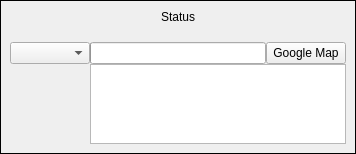
        <widget class="QFrame" name="waybillStatusMainFrame_2">
         <property name="frameShape">
          <enum>QFrame::Box</enum>
         </property>
         <property name="frameShadow">
          <enum>QFrame::Plain</enum>
         </property>
         <layout class="QGridLayout" name="gridLayout_21">
          <property name="leftMargin">
           <number>0</number>
          </property>
          <property name="topMargin">
           <number>0</number>
          </property>
          <property name="rightMargin">
           <number>0</number>
          </property>
          <property name="bottomMargin">
           <number>0</number>
          </property>
          <property name="spacing">
           <number>0</number>
          </property>
          <item row="0" column="0" colspan="2">
           <widget class="QLabel" name="waybillStatusMainLabel_2">
            <property name="sizePolicy">
             <sizepolicy hsizetype="Preferred" vsizetype="Preferred">
              <horstretch>0</horstretch>
              <verstretch>0</verstretch>
             </sizepolicy>
            </property>
            <property name="minimumSize">
             <size>
              <width>0</width>
              <height>32</height>
             </size>
            </property>
            <property name="text">
             <string>Status</string>
            </property>
            <property name="alignment">
             <set>Qt::AlignCenter</set>
            </property>
           </widget>
          </item>
          <item row="1" column="0" colspan="2">
           <widget class="QWidget" name="waybillStatusWidget_2" native="true">
            <layout class="QGridLayout" name="gridLayout_64">
             <item row="0" column="0">
              <widget class="WidgetGroup" name="waybillStatusWidget_3" native="true">
               <layout class="QGridLayout" name="gridLayout_32">
                <property name="leftMargin">
                 <number>0</number>
                </property>
                <property name="topMargin">
                 <number>0</number>
                </property>
                <property name="rightMargin">
                 <number>0</number>
                </property>
                <property name="bottomMargin">
                 <number>0</number>
                </property>
                <property name="spacing">
                 <number>0</number>
                </property>
                <item row="1" column="0">
                 <widget class="QComboBox" name="waybillStatusComboBox_2">
                  <property name="sizePolicy">
                   <sizepolicy hsizetype="Minimum" vsizetype="Preferred">
                    <horstretch>0</horstretch>
                    <verstretch>0</verstretch>
                   </sizepolicy>
                  </property>
                 </widget>
                </item>
                <item row="2" column="0">
                 <widget class="QLabel" name="waybillStatusImageLabel_2">
                  <property name="sizePolicy">
                   <sizepolicy hsizetype="Fixed" vsizetype="Fixed">
                    <horstretch>0</horstretch>
                    <verstretch>0</verstretch>
                   </sizepolicy>
                  </property>
                  <property name="minimumSize">
                   <size>
                    <width>80</width>
                    <height>80</height>
                   </size>
                  </property>
                  <property name="maximumSize">
                   <size>
                    <width>80</width>
                    <height>80</height>
                   </size>
                  </property>
                  <property name="text">
                   <string/>
                  </property>
                  <property name="pixmap">
                   <pixmap resource="../Gui.qrc">:/Gui/Icon/Warnings/Medium/Error.png</pixmap>
                  </property>
                  <property name="alignment">
                   <set>Qt::AlignCenter</set>
                  </property>
                 </widget>
                </item>
                <item row="1" column="1">
                 <widget class="QProgressBar" name="waybillStatusProgressBar_2">
                  <property name="sizePolicy">
                   <sizepolicy hsizetype="Expanding" vsizetype="Preferred">
                    <horstretch>0</horstretch>
                    <verstretch>0</verstretch>
                   </sizepolicy>
                  </property>
                  <property name="alignment">
                   <set>Qt::AlignCenter</set>
                  </property>
                 </widget>
                </item>
                <item row="1" column="2">
                 <widget class="QPushButton" name="waybillStatusGoogleMapPushButton_2">
                  <property name="sizePolicy">
                   <sizepolicy hsizetype="Minimum" vsizetype="Preferred">
                    <horstretch>0</horstretch>
                    <verstretch>0</verstretch>
                   </sizepolicy>
                  </property>
                  <property name="text">
                   <string>Google Map</string>
                  </property>
                 </widget>
                </item>
                <item row="2" column="1" colspan="2">
                 <widget class="QTextEdit" name="waybillStatusCommentTextEdit_2">
                  <property name="sizePolicy">
                   <sizepolicy hsizetype="Expanding" vsizetype="Fixed">
                    <horstretch>0</horstretch>
                    <verstretch>0</verstretch>
                   </sizepolicy>
                  </property>
                  <property name="minimumSize">
                   <size>
                    <width>0</width>
                    <height>80</height>
                   </size>
                  </property>
                  <property name="maximumSize">
                   <size>
                    <width>16777215</width>
                    <height>80</height>
                   </size>
                  </property>
                 </widget>
                </item>
               </layout>
              </widget>
             </item>
            </layout>
           </widget>
          </item>
         </layout>
        </widget>
